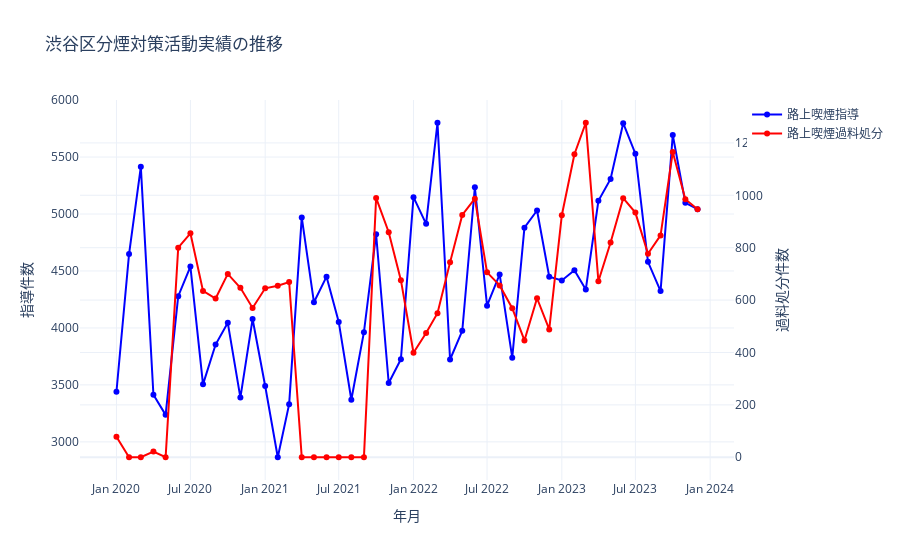

The code cell stored with this chart in its notebook:
### Code cell
# インタラクティブな時系列グラフ（Plotly）
fig = go.Figure()

fig.add_trace(go.Scatter(
    x=monthly_pivot.index,
    y=monthly_pivot['路上喫煙'],
    mode='lines+markers',
    name='路上喫煙指導',
    line=dict(color='blue', width=2),
    marker=dict(size=6)
))

fig.add_trace(go.Scatter(
    x=monthly_pivot.index,
    y=monthly_pivot['路上喫煙過料'],
    mode='lines+markers',
    name='路上喫煙過料処分',
    line=dict(color='red', width=2),
    marker=dict(size=6),
    yaxis='y2'
))

fig.update_layout(
    title='渋谷区分煙対策活動実績の推移',
    xaxis_title='年月',
    yaxis_title='指導件数',
    yaxis2=dict(
        title='過料処分件数',
        overlaying='y',
        side='right'
    ),
    hovermode='x unified',
    template='plotly_white'
)

fig.show()

### Figure 1 — Plotly figure (JSON) as saved in the notebook; plotly's stock layout.template omitted (floating-point values rounded to 4 significant figures)
{"data": [{"line": {"color": "blue", "width": 2}, "marker": {"size": 6}, "mode": "lines+markers", "name": "路上喫煙指導", "type": "scatter", "x": ["2020-01", "2020-02", "2020-03", "2020-04", "2020-05", "2020-06", "2020-07", "2020-08", "2020-09", "2020-10", "2020-11", "2020-12", "2021-01", "2021-02", "2021-03", "2021-04", "2021-05", "2021-06", "2021-07", "2021-08", "2021-09", "2021-10", "2021-11", "2021-12", "2022-01", "2022-02", "2022-03", "2022-04", "2022-05", "2022-06", "2022-07", "2022-08", "2022-09", "2022-10", "2022-11", "2022-12", "2023-01", "2023-02", "2023-03", "2023-04", "2023-05", "2023-06", "2023-07", "2023-08", "2023-09", "2023-10", "2023-11", "2023-12"], "y": [3440, 4648, 5414, 3414, 3237, 4279, 4539, 3505, 3854, 4045, 3389, 4078, 3490, 2865, 3331, 4970, 4225, 4450, 4053, 3370, 3963, 4822, 3517, 3725, 5148, 4914, 5801, 3723, 3975, 5235, 4195, 4470, 3739, 4880, 5031, 4450, 4417, 4506, 4338, 5116, 5308, 5797, 5530, 4580, 4324, 5693, 5098, 5042]}, {"line": {"color": "red", "width": 2}, "marker": {"size": 6}, "mode": "lines+markers", "name": "路上喫煙過料処分", "type": "scatter", "x": ["2020-01", "2020-02", "2020-03", "2020-04", "2020-05", "2020-06", "2020-07", "2020-08", "2020-09", "2020-10", "2020-11", "2020-12", "2021-01", "2021-02", "2021-03", "2021-04", "2021-05", "2021-06", "2021-07", "2021-08", "2021-09", "2021-10", "2021-11", "2021-12", "2022-01", "2022-02", "2022-03", "2022-04", "2022-05", "2022-06", "2022-07", "2022-08", "2022-09", "2022-10", "2022-11", "2022-12", "2023-01", "2023-02", "2023-03", "2023-04", "2023-05", "2023-06", "2023-07", "2023-08", "2023-09", "2023-10", "2023-11", "2023-12"], "y": [78, 0, 0, 22, 0, 800, 855, 635, 606, 700, 647, 570, 645, 655, 669, 0, 0, 0, 0, 0, 0, 990, 859, 676, 399, 474, 550, 744, 925, 987, 706, 656, 569, 446, 607, 488, 924, 1157, 1277, 672, 820, 989, 934, 777, 847, 1165, 985, 947], "yaxis": "y2"}], "layout": {"hovermode": "x unified", "title": {"text": "渋谷区分煙対策活動実績の推移"}, "xaxis": {"title": {"text": "年月"}}, "yaxis": {"title": {"text": "指導件数"}}, "yaxis2": {"overlaying": "y", "side": "right", "title": {"text": "過料処分件数"}}}}
